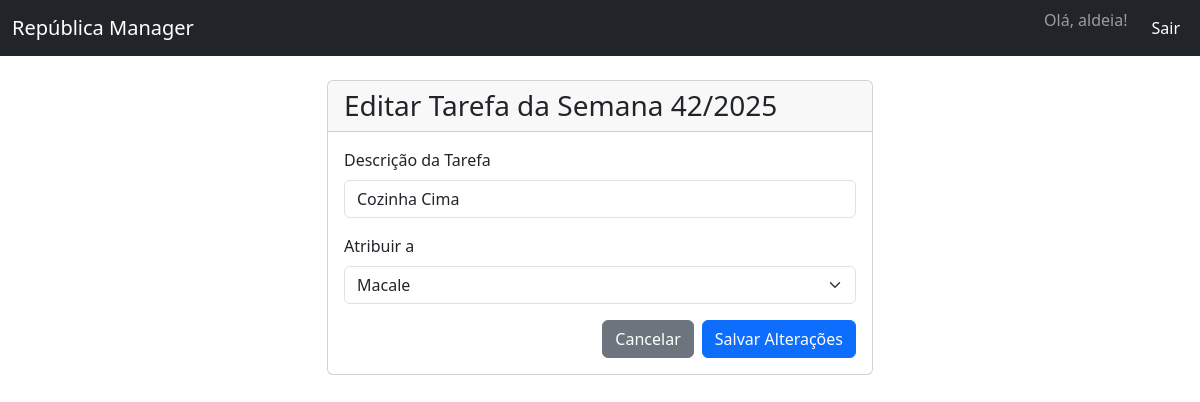
Page /escala/editar/1 (signed in) on the committed database.
### app/models.py (models this page shows, shortened)
class User(UserMixin, db.Model):
    __tablename__ = 'usuarios'
    id = db.Column(db.Integer, primary_key=True)
    username = db.Column(db.String(80), unique=True, nullable=False)
    password_hash = db.Column(db.String(120), nullable=False)
    cargo = db.Column(db.String(20), nullable=False, default='usuario')
    def is_gerenciador(self):
        return self.cargo in ['admin', 'gerenciador']

class EscalaSemanal(db.Model):
    __tablename__ = 'escala_semanal'
    id = db.Column(db.Integer, primary_key=True)
    semana = db.Column(db.Integer, nullable=False)
    ano = db.Column(db.Integer, nullable=False)
    tarefa = db.Column(db.String(200), nullable=False)
    responsavel = db.Column(db.String(80), nullable=False)
    status = db.Column(db.String(20), nullable=False, default='pendente')
    tipo = db.Column(db.String(20), nullable=False, default='recorrente')

### app/escala.py (the view)
@escala_bp.route('/escala/editar/<int:id_tarefa>', methods=['GET', 'POST'])
@login_required
def edit_tarefa_semanal(id_tarefa):
    if not current_user.is_gerenciador():
        abort(403)
    tarefa = EscalaSemanal.query.get_or_404(id_tarefa)
    if request.method == 'POST':
        tarefa.tarefa = request.form.get('descricao', '').strip()
        tarefa.responsavel = request.form.get('responsavel')
        db.session.commit()
        flash('Tarefa da semana atualizada com sucesso!', 'success')
        return redirect(url_for('escala.ver_escala', ano=tarefa.ano, semana=tarefa.semana))
    usuarios = User.query.order_by(User.username).all()
    return render_template('editar_tarefa_semanal.html', tarefa=tarefa, usuarios=usuarios)

### app/templates/editar_tarefa_semanal.html (shortened to what this page needs)
{% extends "layout.html" %}
{% block content %}
<div class="row justify-content-center">
    <div class="col-md-8 col-lg-6">
        <div class="card">
            <div class="card-header">
                <h3 class="mb-0">Editar Tarefa da Semana {{ tarefa.semana }}/{{ tarefa.ano }}</h3>
            </div>
            <div class="card-body">
                <form method="POST" action="{{ url_for('escala.edit_tarefa_semanal', id_tarefa=tarefa.id) }}">
                    <div class="mb-3">
                        <label for="descricao" class="form-label">Descrição da Tarefa</label>
                        <input type="text" class="form-control" id="descricao" name="descricao" value="{{ tarefa.tarefa }}" required>
                    </div>
                    <div class="mb-3">
                        <label for="responsavel" class="form-label">Atribuir a</label>
                        <select class="form-select" id="responsavel" name="responsavel" required>
                            {% for user in usuarios %}
                                <option value="{{ user.username }}" {% if user.username == tarefa.responsavel %}selected{% endif %}>
                                    {{ user.username.capitalize() }}
                                </option>
                            {% endfor %}
                        </select>
                    </div>
                    <div class="d-grid gap-2 d-md-flex justify-content-md-end">
                        <a href="{{ url_for('escala.ver_escala', ano=tarefa.ano, semana=tarefa.semana) }}" class="btn btn-secondary">Cancelar</a>
                        <button type="submit" class="btn btn-primary">Salvar Alterações</button>
                    </div>
                </form>
            </div>
        </div>
    </div>
</div>
{% endblock %}

### app/templates/layout.html (shortened to what this page needs)
<!DOCTYPE html>
<html lang="pt-BR">
<head>
    <link href="https://cdn.jsdelivr.net/npm/bootstrap@5.3.3/dist/css/bootstrap.min.css" rel="stylesheet">
</head>
<body>
    {% if current_user.is_authenticated %}
    <nav class="navbar navbar-expand-lg navbar-dark bg-dark">
        <div class="container-fluid">
            <a class="navbar-brand" href="{{ url_for('routes.index') }}">República Manager</a>
            <div class="collapse navbar-collapse" id="navbarNav">
                <ul class="navbar-nav ms-auto">
                    <li class="nav-item">
                        <span class="navbar-text me-3">
                            Olá, {{ current_user.username }}!
                        </span>
                    </li>
                    <li class="nav-item">
                        <a class="nav-link btn btn-danger btn-sm text-white" href="{{ url_for('routes.logout') }}">Sair</a>
                    </li>
                </ul>
            </div>
        </div>
    </nav>
    {% endif %}
    <main class="container mt-4">
        {% block content %}{% endblock %}
    </main>
</body>
</html>

### rows in the picture
User: username "aldeia"
EscalaSemanal: semana "42", ano "2025", descricao "Cozinha Cima", responsavel "Macale"
